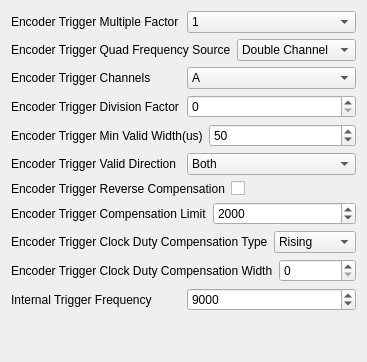
            <widget class="QWidget" name="page_5">
             <layout class="QVBoxLayout" name="verticalLayout_5">
              <item>
               <layout class="QVBoxLayout" name="verticalLayout_3">
                <item>
                 <layout class="QHBoxLayout" name="horizontalLayout_15">
                  <item>
                   <widget class="QLabel" name="label_26">
                    <property name="text">
                     <string>Encoder Trigger Multiple Factor</string>
                    </property>
                   </widget>
                  </item>
                  <item>
                   <widget class="QComboBox" name="insETmultifactor">
                    <item>
                     <property name="text">
                      <string>1</string>
                     </property>
                    </item>
                    <item>
                     <property name="text">
                      <string>2</string>
                     </property>
                    </item>
                    <item>
                     <property name="text">
                      <string>4</string>
                     </property>
                    </item>
                    <item>
                     <property name="text">
                      <string>8</string>
                     </property>
                    </item>
                    <item>
                     <property name="text">
                      <string>16</string>
                     </property>
                    </item>
                    <item>
                     <property name="text">
                      <string>32</string>
                     </property>
                    </item>
                   </widget>
                  </item>
                 </layout>
                </item>
                <item>
                 <layout class="QHBoxLayout" name="horizontalLayout_16">
                  <item>
                   <widget class="QLabel" name="label_25">
                    <property name="text">
                     <string>Encoder Trigger Quad Frequency Source</string>
                    </property>
                   </widget>
                  </item>
                  <item>
                   <widget class="QComboBox" name="insETsource">
                    <item>
                     <property name="text">
                      <string>Double Channel</string>
                     </property>
                    </item>
                    <item>
                     <property name="text">
                      <string>Single Channel</string>
                     </property>
                    </item>
                   </widget>
                  </item>
                 </layout>
                </item>
                <item>
                 <layout class="QHBoxLayout" name="horizontalLayout_17">
                  <item>
                   <widget class="QLabel" name="label_24">
                    <property name="text">
                     <string>Encoder Trigger Channels</string>
                    </property>
                   </widget>
                  </item>
                  <item>
                   <widget class="QComboBox" name="insETchannel">
                    <item>
                     <property name="text">
                      <string>A</string>
                     </property>
                    </item>
                    <item>
                     <property name="text">
                      <string>B</string>
                     </property>
                    </item>
                   </widget>
                  </item>
                 </layout>
                </item>
                <item>
                 <layout class="QHBoxLayout" name="horizontalLayout_18">
                  <item>
                   <widget class="QLabel" name="label_21">
                    <property name="text">
                     <string>Encoder Trigger Division Factor</string>
                    </property>
                   </widget>
                  </item>
                  <item>
                   <widget class="QDoubleSpinBox" name="insETdivisionfactor">
                    <property name="decimals">
                     <number>0</number>
                    </property>
                   </widget>
                  </item>
                 </layout>
                </item>
                <item>
                 <layout class="QHBoxLayout" name="horizontalLayout_19">
                  <item>
                   <widget class="QLabel" name="label_23">
                    <property name="text">
                     <string>Encoder Trigger Min Valid Width(us)</string>
                    </property>
                   </widget>
                  </item>
                  <item>
                   <widget class="QDoubleSpinBox" name="insETwidth">
                    <property name="decimals">
                     <number>0</number>
                    </property>
                    <property name="value">
                     <double>50.000000000000000</double>
                    </property>
                   </widget>
                  </item>
                 </layout>
                </item>
                <item>
                 <layout class="QHBoxLayout" name="horizontalLayout_20">
                  <item>
                   <widget class="QLabel" name="label_22">
                    <property name="text">
                     <string>Encoder Trigger Valid Direction</string>
                    </property>
                   </widget>
                  </item>
                  <item>
                   <widget class="QComboBox" name="insETdirection">
                    <item>
                     <property name="text">
                      <string>Both</string>
                     </property>
                    </item>
                    <item>
                     <property name="text">
                      <string>Forward</string>
                     </property>
                    </item>
                    <item>
                     <property name="text">
                      <string>Backward</string>
                     </property>
                    </item>
                   </widget>
                  </item>
                 </layout>
                </item>
                <item>
                 <layout class="QHBoxLayout" name="horizontalLayout_21">
                  <item>
                   <widget class="QLabel" name="label_31">
                    <property name="text">
                     <string>Encoder Trigger Reverse Compensation</string>
                    </property>
                   </widget>
                  </item>
                  <item>
                   <widget class="QCheckBox" name="insETreverse">
                    <property name="text">
                     <string/>
                    </property>
                   </widget>
                  </item>
                 </layout>
                </item>
                <item>
                 <layout class="QHBoxLayout" name="horizontalLayout_22">
                  <item>
                   <widget class="QLabel" name="label_28">
                    <property name="text">
                     <string>Encoder Trigger Compensation Limit</string>
                    </property>
                   </widget>
                  </item>
                  <item>
                   <widget class="QDoubleSpinBox" name="insETlimit">
                    <property name="decimals">
                     <number>0</number>
                    </property>
                    <property name="maximum">
                     <double>10000000.000000000000000</double>
                    </property>
                    <property name="value">
                     <double>2000.000000000000000</double>
                    </property>
                   </widget>
                  </item>
                 </layout>
                </item>
                <item>
                 <layout class="QHBoxLayout" name="horizontalLayout_23">
                  <item>
                   <widget class="QLabel" name="label_29">
                    <property name="text">
                     <string>Encoder Trigger Clock Duty Compensation Type</string>
                    </property>
                   </widget>
                  </item>
                  <item>
                   <widget class="QComboBox" name="insETcdctype">
                    <item>
                     <property name="text">
                      <string>Rising</string>
                     </property>
                    </item>
                    <item>
                     <property name="text">
                      <string>Falling</string>
                     </property>
                    </item>
                   </widget>
                  </item>
                 </layout>
                </item>
                <item>
                 <layout class="QHBoxLayout" name="horizontalLayout_24">
                  <item>
                   <widget class="QLabel" name="label_27">
                    <property name="text">
                     <string>Encoder Trigger Clock Duty Compensation Width</string>
                    </property>
                   </widget>
                  </item>
                  <item>
                   <widget class="QDoubleSpinBox" name="insETcdcwidth">
                    <property name="decimals">
                     <number>0</number>
                    </property>
                    <property name="maximum">
                     <double>1000000.000000000000000</double>
                    </property>
                   </widget>
                  </item>
                 </layout>
                </item>
                <item>
                 <layout class="QHBoxLayout" name="horizontalLayout_25">
                  <item>
                   <widget class="QLabel" name="label_30">
                    <property name="text">
                     <string>Internal Trigger Frequency</string>
                    </property>
                   </widget>
                  </item>
                  <item>
                   <widget class="QDoubleSpinBox" name="insETfrequency">
                    <property name="decimals">
                     <number>0</number>
                    </property>
                    <property name="maximum">
                     <double>10000000.000000000000000</double>
                    </property>
                    <property name="value">
                     <double>9000.000000000000000</double>
                    </property>
                   </widget>
                  </item>
                 </layout>
                </item>
                <item>
                 <spacer name="verticalSpacer_4">
                  <property name="orientation">
                   <enum>Qt::Vertical</enum>
                  </property>
                  <property name="sizeHint" stdset="0">
                   <size>
                    <width>20</width>
                    <height>40</height>
                   </size>
                  </property>
                 </spacer>
                </item>
               </layout>
              </item>
             </layout>
            </widget>
